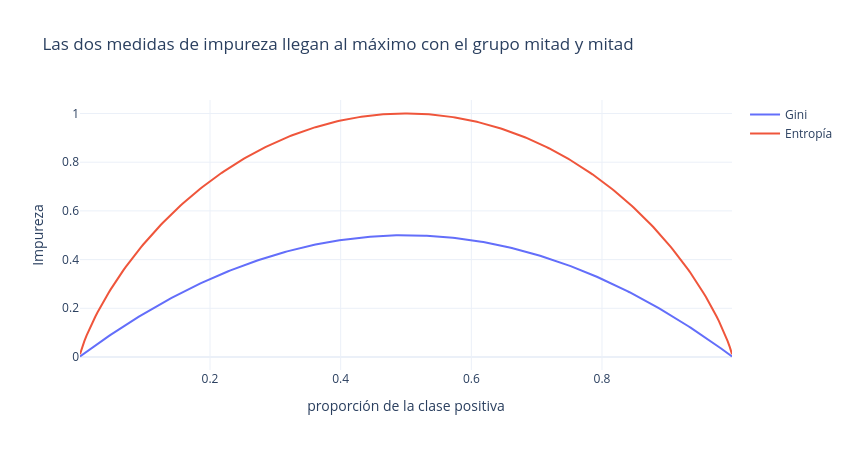

Write notebook code for a chart like this one.
### Markdown cell above
## 1. ¿Cómo elige cada pregunta?

En cada nodo prueba **todos los cortes posibles de todas las variables** y se queda con el que deja los dos grupos resultantes **más parejos por dentro**. A esa falta de "pareja" se le llama **impureza**, y se mide distinto según el problema.

### En regresión => el MSE
La impureza de un nodo es el **error cuadrático medio** respecto al promedio de ese nodo:

$$MSE = \frac{1}{n} \sum_{i=1}^{n} (y_i - \bar{y})^2$$

Donde $\bar{y}$ es el promedio de los casos que cayeron ahí. Si todos los autos de un grupo rinden casi lo mismo, el MSE es casi cero.

### En clasificación: Gini o entropía
Ambas miden lo mismo: qué tan **mezclado** está un grupo. Con $p_k$ = proporción de la clase $k$ dentro del nodo:

$$Gini = 1 - \sum_{k} p_k^2 \qquad\qquad Entrop\acute{i}a = - \sum_{k} p_k \log_2(p_k)$$

| Cómo está el grupo | Gini | Entropía |
|---|---|---|
| Todos de la misma clase (puro) | 0 | 0 |
| 80% de una clase | 0.320 | 0.722 |
| Mitad y mitad (lo más mezclado) | 0.500 | 1.000 |

Las dos valen **cero cuando el grupo es puro** y llegan a su máximo cuando está mitad y mitad. Casi siempre eligen los mismos cortes; `scikit-learn` usa Gini por defecto porque no calcula logaritmos y es más rápido.

### Code cell
import numpy as np
import plotly.express as px

p = np.linspace(0.001, 0.999, 300)

impureza = {
    'proporción de la clase positiva': p,
    'Gini': 1 - (p ** 2 + (1 - p) ** 2),
    'Entropía': -(p * np.log2(p) + (1 - p) * np.log2(1 - p)),
}

fig = px.line(impureza, x='proporción de la clase positiva', y=['Gini', 'Entropía'],
              title='Las dos medidas de impureza llegan al máximo con el grupo mitad y mitad',
              template='plotly_white', labels={'value': 'Impureza', 'variable': ''})
fig.update_layout(width=850, height=450)
fig.show()

### Figure 1 — Plotly figure (JSON) as saved in the notebook; plotly's stock layout.template omitted (floating-point values rounded to 4 significant figures; data arrays with more than 128 entries replaced by an {"elided": "..."} marker saying what was removed)
{"data": [{"hovertemplate": "=Gini<br>proporción de la clase positiva=%{x}<br>Impureza=%{y}<extra></extra>", "legendgroup": "Gini", "line": {"color": "#636efa", "dash": "solid"}, "marker": {"symbol": "circle"}, "mode": "lines", "name": "Gini", "orientation": "v", "showlegend": true, "type": "scatter", "x": {"elided": "300 float values"}, "xaxis": "x", "y": {"elided": "300 float values"}, "yaxis": "y"}, {"hovertemplate": "=Entropía<br>proporción de la clase positiva=%{x}<br>Impureza=%{y}<extra></extra>", "legendgroup": "Entropía", "line": {"color": "#EF553B", "dash": "solid"}, "marker": {"symbol": "circle"}, "mode": "lines", "name": "Entropía", "orientation": "v", "showlegend": true, "type": "scatter", "x": {"elided": "300 float values"}, "xaxis": "x", "y": {"elided": "300 float values"}, "yaxis": "y"}], "layout": {"height": 450, "legend": {"title": {"text": ""}, "tracegroupgap": 0}, "title": {"text": "Las dos medidas de impureza llegan al máximo con el grupo mitad y mitad"}, "width": 850, "xaxis": {"anchor": "y", "domain": [0, 1], "title": {"text": "proporción de la clase positiva"}}, "yaxis": {"anchor": "x", "domain": [0, 1], "title": {"text": "Impureza"}}}}
